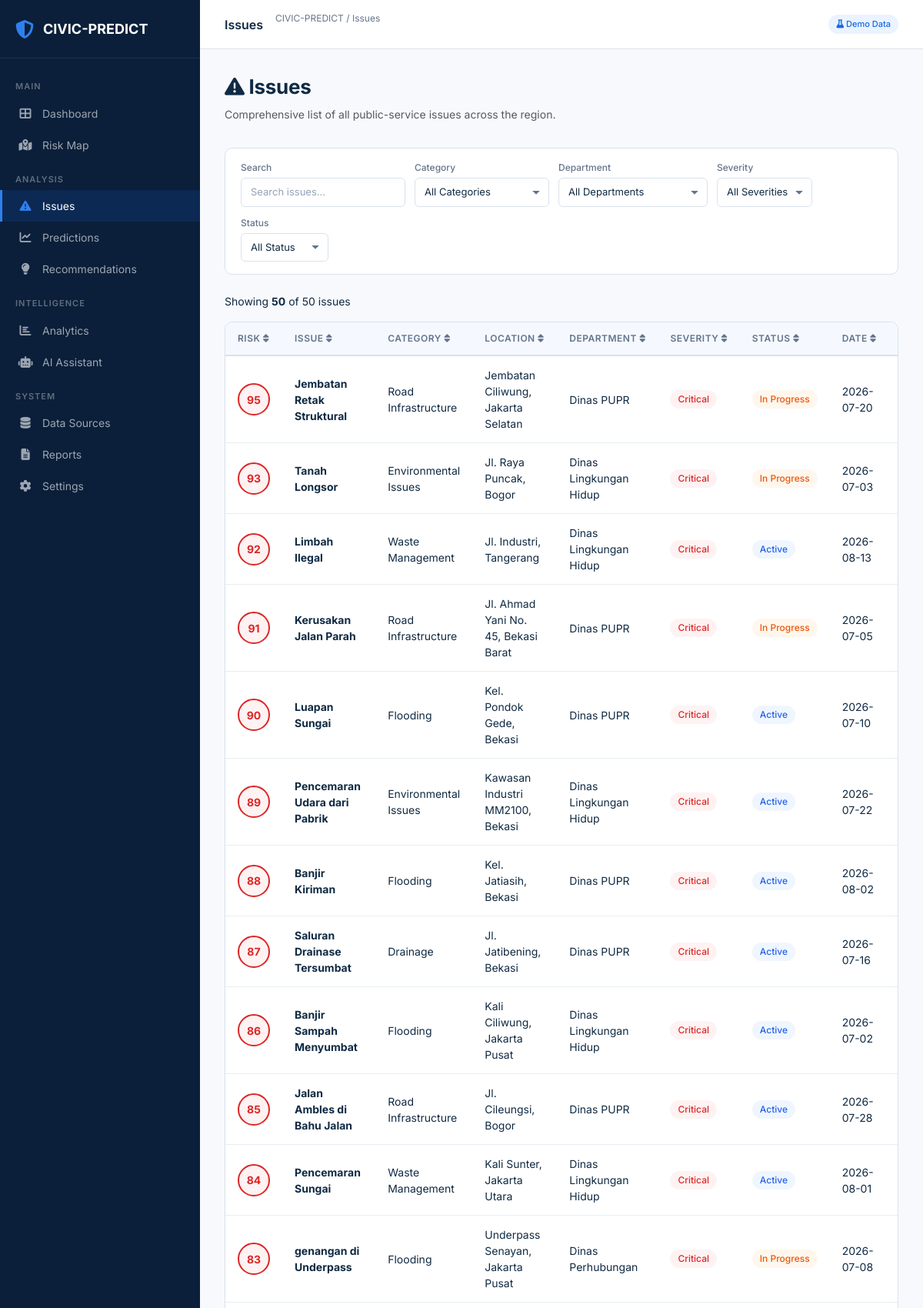
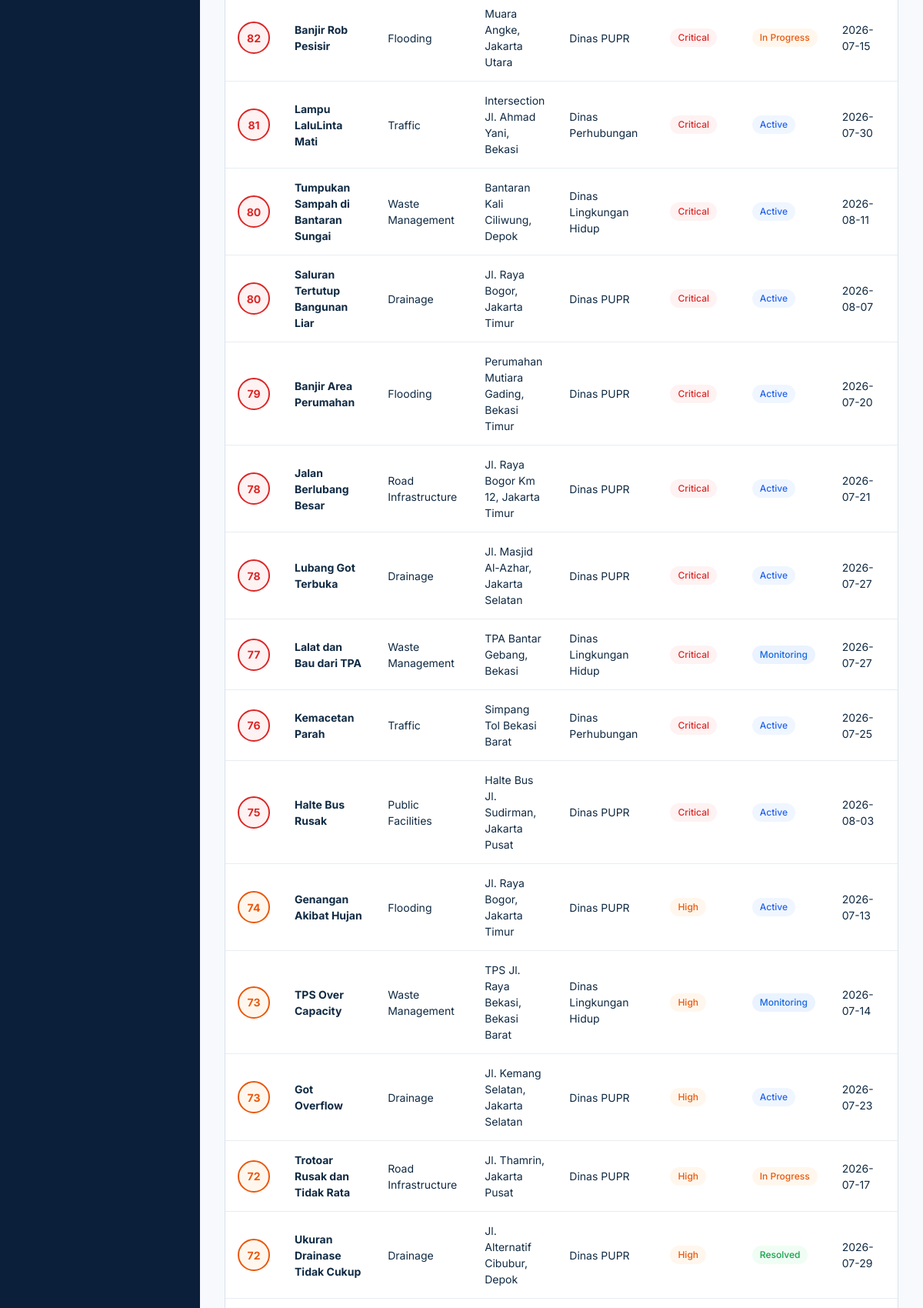
The app's page /issues (signed in, upper part) with its own data (2 pictures, top to bottom).
### tables this page shows
CREATE TABLE issues (
        id INTEGER PRIMARY KEY AUTOINCREMENT,
        title TEXT NOT NULL,
        category TEXT NOT NULL,
        location_name TEXT NOT NULL,
        city TEXT NOT NULL,
        lat REAL NOT NULL,
        lng REAL NOT NULL,
        department TEXT NOT NULL,
        risk_score INTEGER NOT NULL,
        severity TEXT NOT NULL,
        status TEXT NOT NULL DEFAULT 'Active',
        reported_date TEXT NOT NULL,
        description TEXT,
        predicted_trend TEXT,
        recommendation TEXT,
        complaint_count INTEGER DEFAULT 1,
        historical_incidents INTEGER DEFAULT 0,
        asset_condition TEXT DEFAULT 'Unknown',
        public_impact TEXT DEFAULT 'Medium',
        created_at TIMESTAMP DEFAULT CURRENT_TIMESTAMP
    );

### app.py (the view)
@app.route('/issues')
@login_required
def issues():
    db = get_db()
    category_filter = request.args.get('category', '')
    department_filter = request.args.get('department', '')
    status_filter = request.args.get('status', '')
    query = 'SELECT * FROM issues WHERE 1=1'
    params = []
    if category_filter:
        query += ' AND category = ?'
        params.append(category_filter)
    if department_filter:
        query += ' AND department = ?'
        params.append(department_filter)
    if status_filter:
        query += ' AND status = ?'
        params.append(status_filter)
    query += ' ORDER BY risk_score DESC'
    all_issues = db.execute(query, params).fetchall()
    categories = db.execute('SELECT DISTINCT category FROM issues ORDER BY category').fetchall()
    departments = db.execute('SELECT DISTINCT department FROM issues ORDER BY department').fetchall()
    statuses = db.execute('SELECT DISTINCT status FROM issues ORDER BY status').fetchall()
    db.close()
    return render_template('issues.html',
                           issues=all_issues,
                           categories=[c['category'] for c in categories],
                           departments=[d['department'] for d in departments],
                           statuses=[s['status'] for s in statuses],
                           selected_category=category_filter,
                           selected_department=department_filter,
                           selected_status=status_filter)

### app.py (called while the page is built)
@app.context_processor
def inject_globals():
    from datetime import datetime
    hour = datetime.now().hour
    if hour < 12:
        greeting = 'morning'
    elif hour < 17:
        greeting = 'afternoon'
    else:
        greeting = 'evening'
    return dict(greeting=greeting, current_year=datetime.now().year)

def get_db():
    conn = sqlite3.connect(config.DATABASE)
    conn.row_factory = sqlite3.Row
    return conn

def login_required(f):
    @wraps(f)
    def decorated(*args, **kwargs):
        if 'user_id' not in session:
            return redirect(url_for('login'))
        return f(*args, **kwargs)
    return decorated

### templates/issues.html (shortened to what this page needs)
{% extends "base.html" %}
{% block topbar_title %}Issues{% endblock %}
{% block topbar_breadcrumb %}Issues{% endblock %}
{% block content %}
<div class="page-header">
  <div>
    <h1><i class="fas fa-triangle-exclamation"></i> Issues</h1>
    <p class="text-muted mb-0">Comprehensive list of all public-service issues across the region.</p>
  </div>
</div>
<div class="filter-bar mb-4">
  <div class="filter-group">
    <label>Search</label>
    <input type="text" class="form-input" id="searchInput" placeholder="Search issues..." onkeyup="filterTable()">
  </div>
  <div class="filter-group">
    <label>Category</label>
    <select class="form-select" id="filterCategory" onchange="filterTable()">
      <option value="">All Categories</option>
    </select>
  </div>
  <div class="filter-group">
    <label>Department</label>
    <select class="form-select" id="filterDept" onchange="filterTable()">
      <option value="">All Departments</option>
    </select>
  </div>
  <div class="filter-group">
    <label>Severity</label>
    <select class="form-select" id="filterSeverity" onchange="filterTable()">
      <option value="">All Severities</option>
    </select>
  </div>
  <div class="filter-group">
    <label>Status</label>
    <select class="form-select" id="filterStatus" onchange="filterTable()">
      <option value="">All Status</option>
    </select>
  </div>
</div>
<div class="mb-3">
  Showing <strong id="resultCount">{{ issues|length }}</strong> of {{ issues|length }} issues
</div>
<div class="card">
  <div class="card-body p-0">
    <div class="table-responsive">
      <table class="data-table" id="issuesTable">
        <thead>
          <tr>
            <th onclick="sortTable(0)" style="cursor:pointer">Risk <i class="fas fa-sort"></i></th>
            <th onclick="sortTable(1)" style="cursor:pointer">Issue <i class="fas fa-sort"></i></th>
            <th onclick="sortTable(2)" style="cursor:pointer">Category <i class="fas fa-sort"></i></th>
            <th onclick="sortTable(3)" style="cursor:pointer">Location <i class="fas fa-sort"></i></th>
            <th onclick="sortTable(4)" style="cursor:pointer">Department <i class="fas fa-sort"></i></th>
            <th onclick="sortTable(5)" style="cursor:pointer">Severity <i class="fas fa-sort"></i></th>
            <th onclick="sortTable(6)" style="cursor:pointer">Status <i class="fas fa-sort"></i></th>
            <th onclick="sortTable(7)" style="cursor:pointer">Date <i class="fas fa-sort"></i></th>
            <th>Trend</th>
          </tr>
        </thead>
        <tbody>
          {% for issue in issues %}
          <tr data-category="{{ issue.category }}" data-dept="{{ issue.department }}"
              data-severity="{{ issue.severity }}" data-status="{{ issue.status }}">
            <td>
              <div class="risk-score {{ issue.severity|lower }}">{{ issue.risk_score }}</div>
            </td>
            <td><strong>{{ issue.title }}</strong></td>
            <td>{{ issue.category }}</td>
            <td>{{ issue.location_name }}</td>
            <td>{{ issue.department }}</td>
            <td><span class="badge badge-{{ issue.severity|lower }}">{{ issue.severity }}</span></td>
            <td><span class="badge badge-{{ issue.status|lower|replace(' ', '-') }}">{{ issue.status }}</span></td>
            <td>{{ issue.reported_date }}</td>
            <td>
            </td>
          </tr>
          {% endfor %}
        </tbody>
      </table>
    </div>
  </div>
</div>
{% endblock %}

### records on screen
issues: risk_score "95", title "Jembatan Retak Struktural", category "Road Infrastructure", location_name "Jembatan Ciliwung, Jakarta Selatan", department "Dinas PUPR", severity "Critical", status "In Progress", reported_date "2026-07-20"
issues: risk_score "93", title "Tanah Longsor", category "Environmental Issues", location_name "Jl. Raya Puncak, Bogor", department "Dinas Lingkungan Hidup", severity "Critical", status "In Progress", reported_date "2026-07-03"
issues: risk_score "92", title "Limbah Ilegal", category "Waste Management", location_name "Jl. Industri, Tangerang", department "Dinas Lingkungan Hidup", severity "Critical", status "Active", reported_date "2026-08-13"
issues: risk_score "91", title "Kerusakan Jalan Parah", category "Road Infrastructure", location_name "Jl. Ahmad Yani No. 45, Bekasi Barat", department "Dinas PUPR", severity "Critical", status "In Progress", reported_date "2026-07-05"
issues: risk_score "90", title "Luapan Sungai", category "Flooding", location_name "Kel. Pondok Gede, Bekasi", department "Dinas PUPR", severity "Critical", status "Active", reported_date "2026-07-10"
issues: risk_score "89", title "Pencemaran Udara dari Pabrik", category "Environmental Issues", location_name "Kawasan Industri MM2100, Bekasi", department "Dinas Lingkungan Hidup", severity "Critical", status "Active", reported_date "2026-07-22"
issues: risk_score "88", title "Banjir Kiriman", category "Flooding", location_name "Kel. Jatiasih, Bekasi", department "Dinas PUPR", severity "Critical", status "Active", reported_date "2026-08-02"
issues: risk_score "87", title "Saluran Drainase Tersumbat", category "Drainage", location_name "Jl. Jatibening, Bekasi", department "Dinas PUPR", severity "Critical", status "Active", reported_date "2026-07-16"
issues: risk_score "86", title "Banjir Sampah Menyumbat", category "Flooding", location_name "Kali Ciliwung, Jakarta Pusat", department "Dinas Lingkungan Hidup", severity "Critical", status "Active", reported_date "2026-07-02"
issues: risk_score "85", title "Jalan Ambles di Bahu Jalan", category "Road Infrastructure", location_name "Jl. Cileungsi, Bogor", department "Dinas PUPR", severity "Critical", status "Active", reported_date "2026-07-28"
issues: risk_score "84", title "Pencemaran Sungai", category "Waste Management", location_name "Kali Sunter, Jakarta Utara", department "Dinas Lingkungan Hidup", severity "Critical", status "Active", reported_date "2026-08-01"
issues: risk_score "83", title "genangan di Underpass", category "Flooding", location_name "Underpass Senayan, Jakarta Pusat", department "Dinas Perhubungan", severity "Critical", status "In Progress", reported_date "2026-07-08"
issues: risk_score "82", title "Banjir Rob Pesisir", category "Flooding", location_name "Muara Angke, Jakarta Utara", department "Dinas PUPR", severity "Critical", status "In Progress", reported_date "2026-07-15"
issues: risk_score "81", title "Lampu LaluLinta Mati", category "Traffic", location_name "Intersection Jl. Ahmad Yani, Bekasi", department "Dinas Perhubungan", severity "Critical", status "Active", reported_date "2026-07-30"
issues: risk_score "80", title "Tumpukan Sampah di Bantaran Sungai", category "Waste Management", location_name "Bantaran Kali Ciliwung, Depok", department "Dinas Lingkungan Hidup", severity "Critical", status "Active", reported_date "2026-08-11"
issues: risk_score "80", title "Saluran Tertutup Bangunan Liar", category "Drainage", location_name "Jl. Raya Bogor, Jakarta Timur", department "Dinas PUPR", severity "Critical", status "Active", reported_date "2026-08-07"
issues: risk_score "79", title "Banjir Area Perumahan", category "Flooding", location_name "Perumahan Mutiara Gading, Bekasi Timur", department "Dinas PUPR", severity "Critical", status "Active", reported_date "2026-07-20"
issues: risk_score "78", title "Jalan Berlubang Besar", category "Road Infrastructure", location_name "Jl. Raya Bogor Km 12, Jakarta Timur", department "Dinas PUPR", severity "Critical", status "Active", reported_date "2026-07-21"
issues: risk_score "78", title "Lubang Got Terbuka", category "Drainage", location_name "Jl. Masjid Al-Azhar, Jakarta Selatan", department "Dinas PUPR", severity "Critical", status "Active", reported_date "2026-07-27"
issues: risk_score "77", title "Lalat dan Bau dari TPA", category "Waste Management", location_name "TPA Bantar Gebang, Bekasi", department "Dinas Lingkungan Hidup", severity "Critical", status "Monitoring", reported_date "2026-07-27"
issues: risk_score "76", title "Kemacetan Parah", category "Traffic", location_name "Simpang Tol Bekasi Barat", department "Dinas Perhubungan", severity "Critical", status "Active", reported_date "2026-07-25"
issues: risk_score "75", title "Halte Bus Rusak", category "Public Facilities", location_name "Halte Bus Jl. Sudirman, Jakarta Pusat", department "Dinas PUPR", severity "Critical", status "Active", reported_date "2026-08-03"
issues: risk_score "74", title "Genangan Akibat Hujan", category "Flooding", location_name "Jl. Raya Bogor, Jakarta Timur", department "Dinas PUPR", severity "High", status "Active", reported_date "2026-07-13"
issues: risk_score "73", title "TPS Over Capacity", category "Waste Management", location_name "TPS Jl. Raya Bekasi, Bekasi Barat", department "Dinas Lingkungan Hidup", severity "High", status "Monitoring", reported_date "2026-07-14"
issues: risk_score "73", title "Got Overflow", category "Drainage", location_name "Jl. Kemang Selatan, Jakarta Selatan", department "Dinas PUPR", severity "High", status "Active", reported_date "2026-07-23"
issues: risk_score "72", title "Trotoar Rusak dan Tidak Rata", category "Road Infrastructure", location_name "Jl. Thamrin, Jakarta Pusat", department "Dinas PUPR", severity "High", status "In Progress", reported_date "2026-07-17"
issues: risk_score "72", title "Ukuran Drainase Tidak Cukup", category "Drainage", location_name "Jl. Alternatif Cibubur, Depok", department "Dinas PUPR", severity "High", status "Resolved", reported_date "2026-07-29"

### other values on screen
{{ issues|length }} "50"
